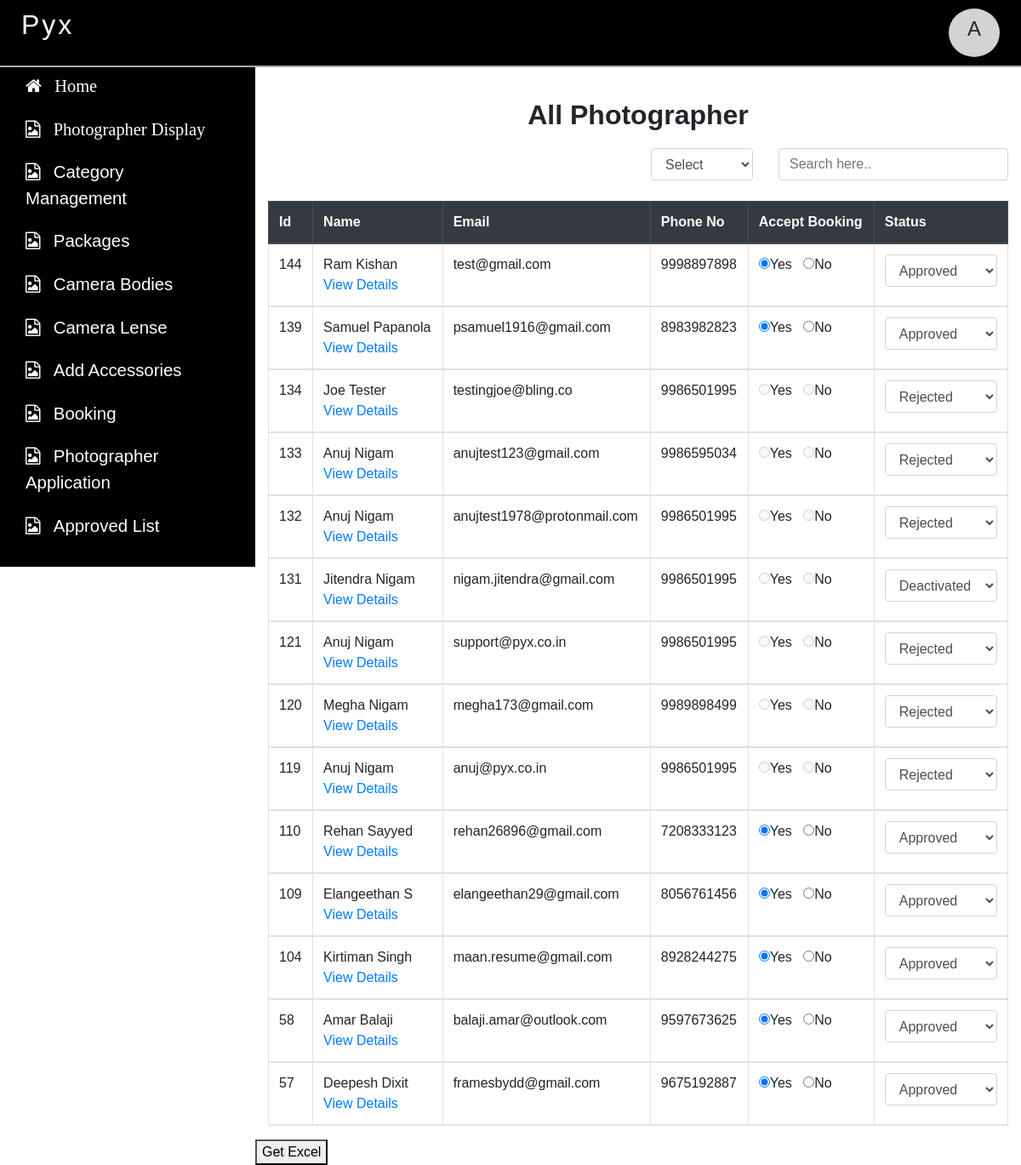
The app's page /dashboard/joinuslist.php (signed in) with its own data.
### tables this page shows
CREATE TABLE `photographer` (
  `photographer_id` bigint(20) NOT NULL,
  `name` longtext NOT NULL,
  `email` varchar(255) NOT NULL,
  `phone` bigint(20) NOT NULL,
  `address` longtext NOT NULL,
  `city` varchar(255) NOT NULL,
  `pincode` int(11) NOT NULL,
  `adhar_card` varchar(255) NOT NULL,
  `website` longtext NOT NULL,
  `insta_link` longtext NOT NULL,
  `fb_link` longtext NOT NULL,
  `twitter_link` longtext NOT NULL,
  `is_professional` varchar(255) NOT NULL,
  `experience` varchar(255) NOT NULL,
  `is_paid` varchar(255) NOT NULL,
  `studio` varchar(255) NOT NULL,
  `expdesc` longtext DEFAULT NULL,
  `workhours` varchar(255) NOT NULL,
  `categories` varchar(255) NOT NULL,
  `camera_body` varchar(255) NOT NULL,
  `camera_lense` varchar(255) NOT NULL,
  `accessory` longtext NOT NULL,
  `toption` varchar(255) NOT NULL,
  `category_image` longtext NOT NULL,
  `accept_booking` varchar(255) NOT NULL,
  `status` varchar(255) NOT NULL,
  `std_address` varchar(255) NOT NULL,
  `std_city` varchar(255) NOT NULL,
  `std_pincode` int(6) NOT NULL,
  `date` date NOT NULL
);

### dashboard/joinuslist.php (the view, shortened to what this page needs)
<?php include('connection.php');
  if(isset($_SESSION['email']))
  {
  	?>
<!DOCTYPE html>
<html>
<head>
	<?php include('link.php');?>
</head>
<body>
<div class="container-fluid fixed-top">
	<div class="row" style="padding:0px">
		 	<?php include('topbar.php');?>
    </div>
</div>
<div class="container-fluid">
		<div class="row">
		     <?php include('sidebar.php'); ?>
		<div class="col-xs-12 col-sm-12 col-md-9 col-lg-9" id="maincontent">
			<div class="row" style="margin-top:30px">
				<div class="col-sm-12">
					<h2 style="text-align:center;font-weight: bold;margin-bottom:20px">All Photographer</h2>
				</div>
				<div class="col-sm-12">
				    	<div class="row">
						<div class="col-sm-6">
						</div>
						<div class="col-sm-2">
						<select id='joinliststatus' onchange='statusfilter(this.value)' class='form-control'>
  	                		            <option selected disabled>Select</option>
  	                		           </select>
						</div>
						<div class="col-sm-4">
							<input type="text" id="search" class="form-control" autocomplete="off" placeholder="Search here..">
						</div>
					</div>
				</div>
				<div class="col-sm-12" id="viewtable">
                     <br>
					<table class="table table-hover table-bordered">
            		    <thead class="thead-dark">
 	                  <tr>
 	                  	<th scope="col">Id</th>
                        <th scope="col">Name</th>
                        <th scope="col">Email</th>
                        <th scope="col">Phone No</th>
                        <th scope="col">Accept Booking</th>
                        <th scope="col">Status</th>
  	                 </tr>
  	                <tboady id="myTable">
  	                	<?php
  	                	$sql="select * from photographer order by photographer_id DESC";
  	                	$re=mysqli_query($conn,$sql);
  	                	while($row=mysqli_fetch_assoc($re))
  	                	{
  	                		echo "<tr>
  	                		         <td>".$row['photographer_id']."</td>
  	                		         <td>".$row['name']."<br><a href='phtographerdetail.php?id=".$row['photographer_id']."'>View Details</a></td>
  	                		         <td>".$row['email']."</td>
  	                		         <td>".$row['phone']."</td>";
  	                		          if($row['status']=='Approved')
  	                		          {
  	                		         echo"<td><input type='radio' name='acceptbooking".$row['photographer_id']."' value='Yes' id=".$row['photographer_id'].'"';if($row['accept_booking']=='Yes'){echo " checked";}; echo"><label>Yes</label>&nbsp;&nbsp;
  	                		             <input type='radio' name='acceptbooking".$row['photographer_id']."' value='No' id=".$row['photographer_id'].'"';if($row['accept_booking']=='No'){echo " checked";}; echo"><label>No</label>
  	                		             </td>";
  	                		             }
  	                		             else
  	                		             {
  	                		               echo"<td><input type='radio' disabled><label>Yes</label>&nbsp;&nbsp;
  	                		                        <input type='radio' disabled><label>No</label>
  	                		                   </td>";
  	                		             }
  	                		        echo "<td>
  	                		           <select id='selectstatus".$row['photographer_id']."' onchange='status(".$row['photographer_id'].",this.value)' class='form-control'>
  	                		            <option selected disabled>Select</option>
  	                		            <option value='Pending'";if($row['status']=='Pending'){echo "selected";}echo " >Pending</option>
  	                		            <option value='Applied'";if($row['status']=='Applied'){echo "selected";}echo ">Applied</option>
  	                		            <option value='Rejected'";if($row['status']=='Rejected'){echo "selected";}echo ">Rejected</option>
  	                		            <option value='Approved'";if($row['status']=='Approved'){echo "selected";}echo ">Approved</option>
  	                		            <option value='Deactivated'";if($row['status']=='Deactivated'){echo "selected";}echo ">Deactivated</option>
  	                		           </select>
									 </td>
  	                		      </tr>";?>
                      <?php	}
  	                	?>
  	                </tboady>
                    </thead>
            	    </table>
				</div>
				<button onclick="getdata()">Get Excel</button>
			</div>
		</div>
	    </div>
</div>
</body>
</html>
<?php }
else {
	echo "<script>alert('Please login First');
                  window.location='index.php';</script>";
}?>

### dashboard/style.css (style rules this page uses)
body { font-family: proxima-nova, sans-serif; }
#maincontent { margin-top:76px;padding-top:10px; }

### records on screen
photographer: photographer_id "144", name "Ram Kishan", email "test@gmail.com", phone "9998897898", accept_booking "☑", status+photographer_id "Approved"
photographer: photographer_id "139", name "Samuel Papanola", email "psamuel1916@gmail.com", phone "8983982823", accept_booking "☑", status+photographer_id "Approved"
photographer: photographer_id "134", name "Joe Tester", email "testingjoe@bling.co", phone "9986501995", status+photographer_id "Rejected"
photographer: photographer_id "133", name "Anuj Nigam", email "anujtest123@gmail.com", phone "9986595034", status+photographer_id "Rejected"
photographer: photographer_id "132", name "Anuj Nigam", email "anujtest1978@protonmail.com", phone "9986501995", status+photographer_id "Rejected"
photographer: photographer_id "131", name "Jitendra Nigam", email "nigam.jitendra@gmail.com", phone "9986501995", status+photographer_id "Deactivated"
photographer: photographer_id "121", name "Anuj Nigam", email "support@pyx.co.in", phone "9986501995", status+photographer_id "Rejected"
photographer: photographer_id "120", name "Megha Nigam", email "megha173@gmail.com", phone "9989898499", status+photographer_id "Rejected"
photographer: photographer_id "119", name "Anuj Nigam", email "anuj@pyx.co.in", phone "9986501995", status+photographer_id "Rejected"
photographer: photographer_id "110", name "Rehan Sayyed", email "rehan26896@gmail.com", phone "7208333123", accept_booking "☑", status+photographer_id "Approved"
photographer: photographer_id "109", name "Elangeethan S", email "elangeethan29@gmail.com", phone "8056761456", accept_booking "☑", status+photographer_id "Approved"
photographer: photographer_id "104", name "Kirtiman Singh", email "maan.resume@gmail.com", phone "8928244275", accept_booking "☑", status+photographer_id "Approved"
photographer: photographer_id "58", name "Amar Balaji", email "balaji.amar@outlook.com", phone "9597673625", accept_booking "☑", status+photographer_id "Approved"
photographer: photographer_id "57", name "Deepesh Dixit", email "framesbydd@gmail.com", phone "9675192887", accept_booking "☑", status+photographer_id "Approved"

### other values on screen
$_SESSION['email'][0] "A"
